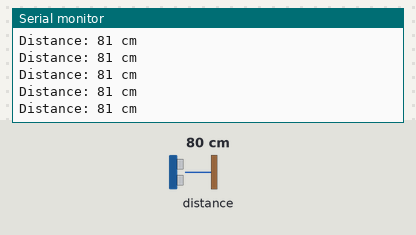
The sketch below on a simulated Arduino Uno, built with avr-gcc and run on an emulated ATmega328P. Shown: the last lines printed to the serial monitor. The inputs (shaded band) are chosen by the test bench; at power-on: distance to the obstacle 80 cm. The echo pulse lasts 58.3 µs per cm.

Above: at 1.2 s.
1.3 s: distance to the obstacle set to 4 cm
At 1.34 s:
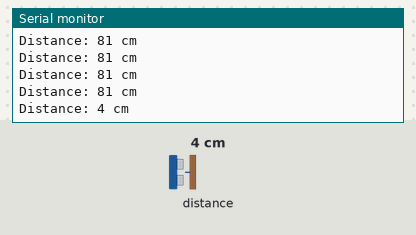
4.3 s: distance to the obstacle set to 2 cm
At 4.31 s:
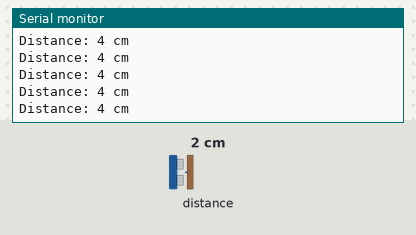
7.3 s: distance to the obstacle set to 60 cm
At 7.36 s:
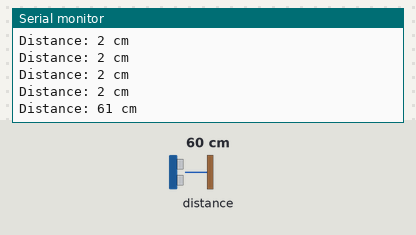
10.3 s: distance to the obstacle set to 2 cm
At 10.3 s:
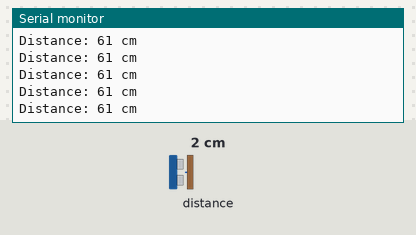
Timing chart, 0 to 13.3 s (numbered marks = the images above; inputs shaded):
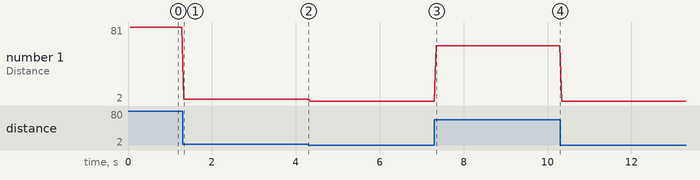

The sketch:

ultrasonic_sensor.ino
```cpp
#include <NewPing.h>

#define TRIG_PIN 2
#define ECHO_PIN 0
#define MAX_DISTANCE 200  // cm

NewPing sonar(TRIG_PIN, ECHO_PIN, MAX_DISTANCE);

void setup() {
  Serial.begin(9600);
}

void loop() {
  delay(50);
  int distance = sonar.ping_cm();
  Serial.print("Distance: ");
  Serial.print(distance);
  Serial.println(" cm");
}
```

Measured:
- after the input at 1.3 s, the serial monitor: prints a new line at once (image 1)
- after the input at 7.3 s, the serial monitor: prints a new line after 0.05 s (image 3)
- plotted number 1: 81 → 4 after the input at 1.3 s, 4 → 2 after the input at 4.3 s, 2 → 61 after the input at 7.3 s, 61 → 2 after the input at 10.3 s
